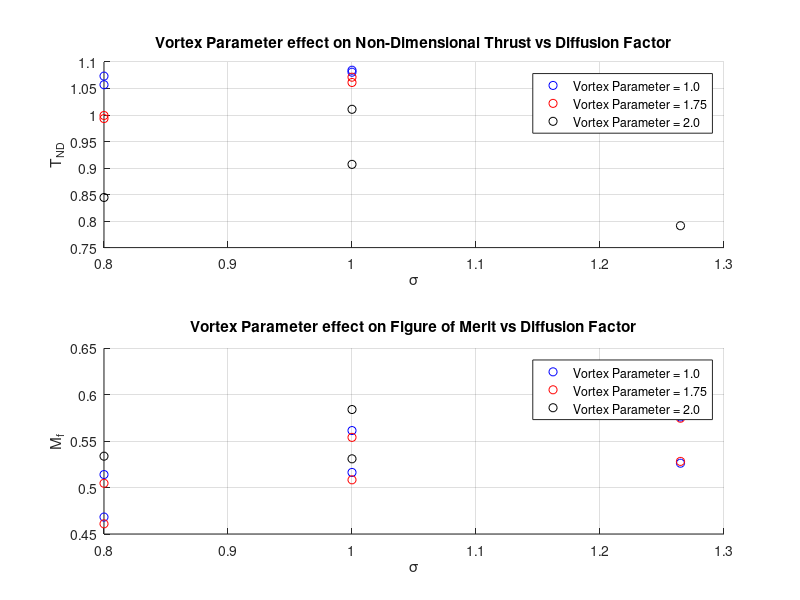
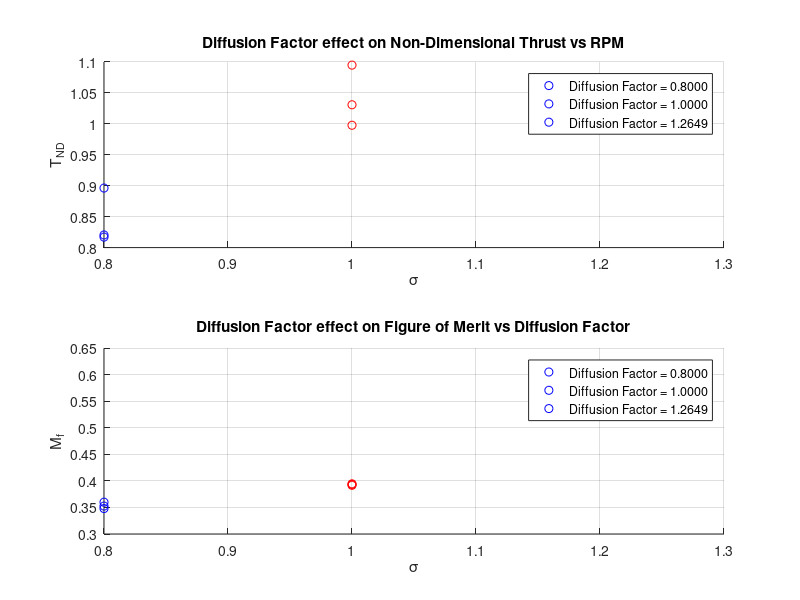

The MATLAB source for these figures, in order: (Note: this script raises an error after producing the figures.)
%% v1.0
% Graphs
% - T_ND vs sig
% - FOM vs sig

load('V1');

% Vortex Parameter
figure(1); 
subplot(2,1,1); hold on; grid on;
title('Vortex Parameter effect on Non-Dimensional Thrust vs Diffusion Factor')
xlabel('\sigma'); ylabel('T_{ND}');
plot(V1.P10.sig, V1.P10.T_ND, 'bo');
plot(V1.P17.sig, V1.P17.T_ND, 'ro');
plot(V1.P20.sig, V1.P20.T_ND, 'ko');
legend('Vortex Parameter = 1.0', 'Vortex Parameter = 1.75', 'Vortex Parameter = 2.0');

subplot(2,1,2); hold on; grid on;
title('Vortex Parameter effect on Figure of Merit vs Diffusion Factor')
xlabel('\sigma'); ylabel('M_f');
plot(V1.P10.sig, V1.P10.FOM, 'bo');
plot(V1.P17.sig, V1.P17.FOM, 'ro');
plot(V1.P20.sig, V1.P20.FOM, 'ko');
legend('Vortex Parameter = 1.0', 'Vortex Parameter = 1.75', 'Vortex Parameter = 2.0');

% Diffusion Factor
figure(2); 
subplot(2,1,1); hold on; grid on;
title('Diffusion Factor effect on Non-Dimensional Thrust vs RPM')
xlabel('\sigma'); ylabel('T_{ND}');
plot(V1.S08.sig, V1.S08.T_ND, 'bo');
plot(V1.S10.sig, V1.S10.T_ND, 'ro');
plot(V1.S12.sig, V1.S12.T_ND, 'ko');
legend('Diffusion Factor = 0.8000', 'Diffusion Factor = 1.0000', 'Diffusion Factor = 1.2649');

subplot(2,1,2); hold on; grid on;
title('Diffusion Factor effect on Figure of Merit vs Diffusion Factor')
xlabel('\sigma'); ylabel('M_f');
plot(V1.S08.sig, V1.S08.FOM, 'bo');
plot(V1.S10.sig, V1.S10.FOM, 'ro');
plot(V1.S12.sig, V1.S12.FOM, 'ko');
legend('Diffusion Factor = 0.8000', 'Diffusion Factor = 1.0000', 'Diffusion Factor = 1.2649');

%% v2.0
% Graphs
% - T_ND vs Vortex Parameter
% - FOM vs Vortex Parameter

load('V2');